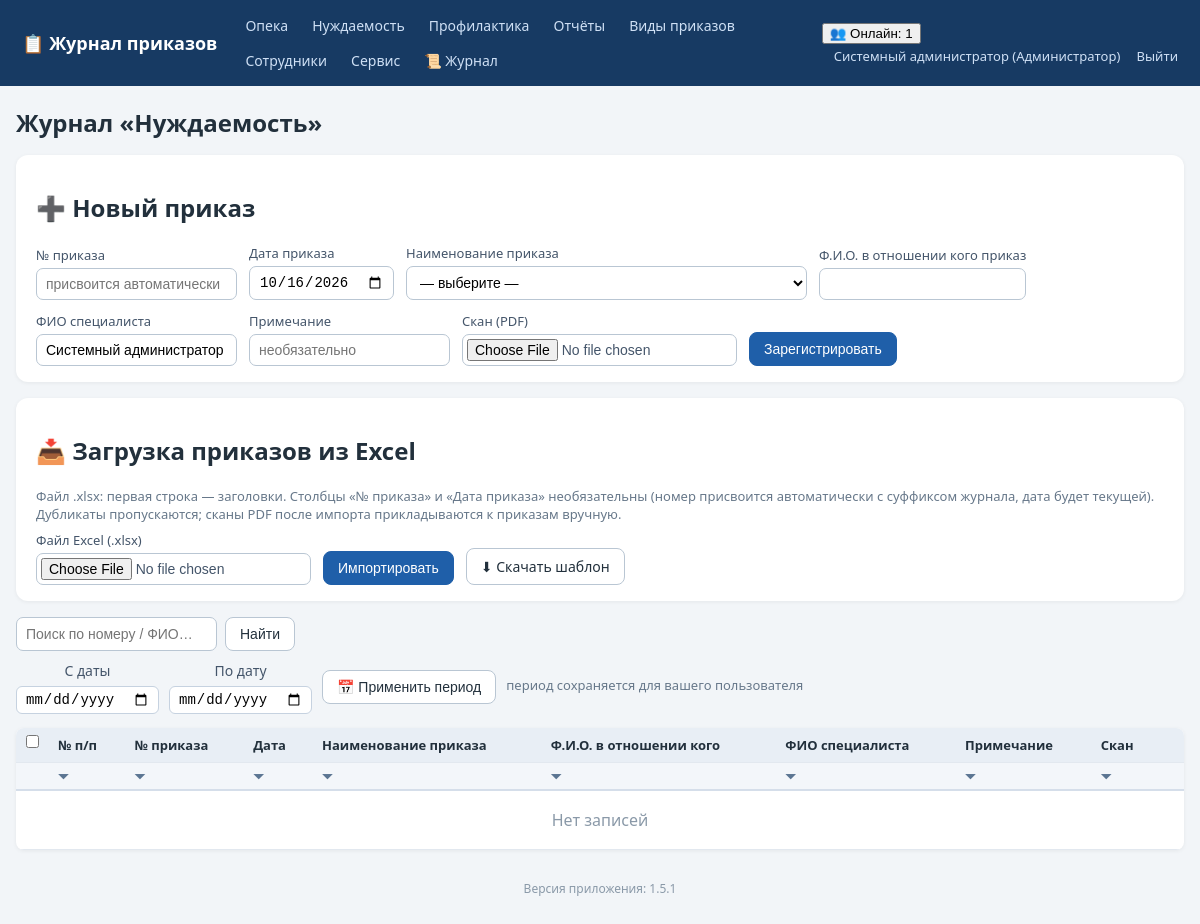
Screenshot of /journal/nuzhdaemost (signed in) with the database file from the repository.
### tables this page shows
CREATE TABLE employees (
    id INTEGER PRIMARY KEY AUTOINCREMENT,
    full_name TEXT NOT NULL,
    position TEXT NOT NULL DEFAULT '',
    login TEXT UNIQUE,
    password_hash TEXT,
    pwd_changed_at TEXT,           -- дата последней самостоятельной смены пароля
    role_id INTEGER REFERENCES roles(id)
);

CREATE TABLE roles (
    id INTEGER PRIMARY KEY AUTOINCREMENT,
    name TEXT UNIQUE NOT NULL
);

### app.py (the view)
@app.route('/journal/<journal>')
def journal_list(journal):
    if journal not in JOURNAL_TYPES:
        abort(404)
    user = current_user()
    if not can_access_journal(user, journal):
        abort(403)
    q = request.args.get('q', '').strip()
    conn = get_db()
    p1, p2 = journal_period(conn, user['id'], journal, request.args)
    sql = ('SELECT o.*, t.name AS type_name FROM orders o '
           'LEFT JOIN order_types t ON t.id=o.order_type_id WHERE o.journal=?')
    params = [journal]
    if p1:
        sql += ' AND o.order_date>=?'
        params.append(p1)
    if p2:
        sql += ' AND o.order_date<=?'
        params.append(p2)
    if q:
        sql += ' AND (o.order_number LIKE ? OR o.person_fio LIKE ? OR o.specialist_fio LIKE ?)'
        like = f'%{q}%'
        params += [like, like, like]
    sql += (' ORDER BY o.order_date DESC, ' + _ORDER_NUM_SQL.format(col='o.order_number') +
            ' DESC, o.order_number DESC')
    rows = conn.execute(sql, params).fetchall()
    types = conn.execute('SELECT * FROM order_types WHERE kind=? ORDER BY name',
                         (journal,)).fetchall()
    today = date.today().isoformat()
    conn.close()
    return render_template('journal.html', journal=journal, title=JOURNAL_TITLES[journal],
                           rows=rows, types=types, today=today, q=q, p1=p1, p2=p2)

### app.py (called while the page is built, shortened)
def has_request_context_safe():
    try:
        from flask import has_request_context
        return has_request_context()
    except Exception:
        return False

def _session_signature(uid):
    raw = request.cookies.get(app.config['SESSION_COOKIE_NAME'], '')
    if not raw:
        return ''

def _db_touch_throttled(key, min_interval=10.0):
    now = time.time()
    last = _DB_TOUCH_TS.get(key, 0)
    if now - last >= min_interval:
        _DB_TOUCH_TS[key] = now
        return True
    return False

def db_cleanup_active_sessions(cutoff):
    try:
        conn = get_db()
        conn.execute('DELETE FROM active_sessions WHERE last_seen < ?', (cutoff,))
        conn.commit()
        conn.close()
    except Exception:
        pass

def touch_active_session(uid):
    sid = _session_signature(uid)
    ip = request.remote_addr if has_request_context_safe() else ''
    now = time.time()
    with ACTIVE_SESSIONS_LOCK:
        ACTIVE_SESSIONS[(uid, sid)] = {'last_seen': now, 'ip': ip}
    if _db_touch_throttled((uid, sid)):
        db_touch_active_session(uid, sid, ip)

def cleanup_active_sessions():
    cutoff = time.time() - ACTIVE_TIMEOUT
    with ACTIVE_SESSIONS_LOCK:
        expired = [k for k, v in ACTIVE_SESSIONS.items()
                   if v['last_seen'] < cutoff]
        for k in expired:
            del ACTIVE_SESSIONS[k]
    db_cleanup_active_sessions(cutoff)

@app.before_request
def _mark_tls_noise_context():
    try:
        from flask import g as _fg
        _tls_noise_ctx.g = _fg
    except Exception:
        pass

def get_db():
    conn = sqlite3.connect(DB_PATH)
    conn.row_factory = sqlite3.Row
    conn.execute('PRAGMA foreign_keys = ON')
    return conn

def current_user():
    uid = session.get('user_id')
    if not uid:
        return None
    conn = get_db()
    u = conn.execute('SELECT e.*, r.name AS role_name FROM employees e '
                     'LEFT JOIN roles r ON r.id=e.role_id WHERE e.id=?', (uid,)).fetchone()
    conn.close()
    return u

def can_access_journal(user, journal):
    if not user:
        return False
    if user['role_name'] in FULL_DATA_ROLES:  # админ и начальник — полный доступ
        return True
    return user['role_name'] in ROLE_ACCESS[journal]

def _valid_iso_date(s):
    try:
        d = date.fromisoformat((s or '').strip())
        return d.isoformat()
    except (ValueError, TypeError):
        return None

### templates/journal.html (shortened to what this page needs)
{% extends 'base.html' %}
{% block content %}
<h1>Журнал «{{ title }}»</h1>
<div class="panel">
  <h2>➕ Новый приказ</h2>
  <form method="post" action="{{ url_for('journal_create', journal=journal) }}" enctype="multipart/form-data">
    <label>№ приказа <input name="order_number" placeholder="присвоится автоматически"></label>
    <label>Дата приказа <input type="date" name="order_date" value="{{ today }}"></label>
    <label>Наименование приказа
      <select name="order_type_id" required>
        <option value="">— выберите —</option>
      </select>
    </label>
    <label>Ф.И.О. в отношении кого приказ <input name="person_fio" required></label>
    <label>ФИО специалиста <input name="specialist_fio" value="{{ cu.full_name if cu else '' }}"></label>
    <label>Примечание <input name="note" placeholder="необязательно"></label>
    <label>Скан (PDF) <input type="file" name="scan" accept=".pdf,application/pdf"></label>
    <button class="btn primary" type="submit">Зарегистрировать</button>
  </form>
</div>
<div class="panel no-print">
  <h2>📥 Загрузка приказов из Excel</h2>
  <p class="hint">Файл .xlsx: первая строка — заголовки. Столбцы «№ приказа» и «Дата приказа» необязательны
     (номер присвоится автоматически с суффиксом журнала, дата будет текущей). Дубликаты пропускаются;
     сканы PDF после импорта прикладываются к приказам вручную.</p>
  <form method="post" action="{{ url_for('journal_import', journal=journal) }}" enctype="multipart/form-data">
    <label>Файл Excel (.xlsx) <input type="file" name="file" accept=".xlsx" required></label>
    <button class="btn primary" type="submit">Импортировать</button>
    <a class="btn" href="{{ url_for('journal_template', journal=journal) }}">⬇ Скачать шаблон</a>
  </form>
</div>
<form method="get" class="searchbar no-print">
  <input name="q" value="{{ q }}" placeholder="Поиск по номеру / ФИО…">
  <button class="btn">Найти</button>
</form>
<form method="get" class="periodbar no-print" id="periodForm">
  <label>С даты <input type="date" name="d1" id="p_d1" value="{{ p1 or '' }}"></label>
  <label>По дату <input type="date" name="d2" id="p_d2" value="{{ p2 or '' }}"></label>
  <button class="btn" type="submit">📅 Применить период</button>
  <span class="hint">период сохраняется для вашего пользователя</span>
</form>
<table class="grid" id="journalTable">
  <tr>
    <th class="chk-col no-print"><input type="checkbox" id="chkAll" title="Выделить все строки"
        onclick="toggleAllChecked(this.checked)"></th>
    {% for h in ['№ п/п','№ приказа','Дата','Наименование приказа','Ф.И.О. в отношении кого','ФИО специалиста','Примечание','Скан'] %}
    <th class="sortable" data-sortcol="{{ loop.index0 + 1 }}" onclick="sortByColumn(this)"
        title="Сортировать по столбцу «{{ h }}»">{{ h }}</th>
    {% endfor %}
    <th class="no-print"></th>
  </tr>
  <tr class="filter-row no-print">
    <th class="no-print"></th>
    {% for h in ['№ п/п','№ приказа','Дата','Наименование приказа','Ф.И.О. в отношении кого','ФИО специалиста','Примечание','Скан'] %}
    <th class="filter-cell">
      <span class="funnel" onclick="toggleFilter(this)" title="Фильтр по столбцу «{{ h }}»">⏷</span>
    </th>
    {% endfor %}
    <th class="no-print"></th>
  </tr>
  {% if not rows %}<tr class="empty-row"><td colspan="10" class="empty">Нет записей</td></tr>{% endif %}
</table>
{% endblock %}

### templates/base.html (shortened to what this page needs)
<!DOCTYPE html>
<html lang="ru">
<head>
<link rel="stylesheet" href="{{ url_for('static', filename='style.css') }}">
</head>
<body>
<header class="topbar no-print">
  <div class="brand"><a href="{{ url_for('index') }}">📋 Журнал приказов</a></div>
  <nav>
    {% for j, t in accessible_journals %}
      <a href="{{ url_for('journal_list', journal=j) }}">{{ t }}</a>
    {% endfor %}
    {% if cu and cu.role_name in ['Администратор','Начальник отдела','Куратор'] %}
      <a href="{{ url_for('reports') }}">Отчёты</a>
    {% endif %}
    <a href="{{ url_for('order_types') }}">Виды приказов</a>
    {% if cu and cu.role_name == 'Администратор' %}
      <a href="{{ url_for('employees') }}">Сотрудники</a>
      <a href="{{ url_for('service') }}">Сервис</a>
      <a href="{{ url_for('logs_view') }}" title="Журнал логирования">📜 Журнал</a>
    {% endif %}
  </nav>
  <div class="userbox">
    {% if cu %}
      {% if active_users is not none %}
        <div class="online" id="onlineBox" title="Сотрудники, работавшие в системе за последние {{ (active_timeout // 60) or 1 }} мин. Обновляется автоматически.">
          <button type="button" class="online-toggle" onclick="toggleOnline()">👥 Онлайн: {{ active_users|length }}</button>
        </div>
      {% endif %}
      <a href="{{ url_for('profile') }}" title="Сменить пароль">{{ cu.full_name }} ({{ cu.role_name }})</a>
      <a href="{{ url_for('logout') }}">Выйти</a>
    {% endif %}
  </div>
</header>
<main class="container">
  {% block content %}{% endblock %}
</main>
<footer class="foot no-print">Версия приложения: {{ app_version }}</footer>
</body>
</html>

### static/style.css (style rules this page uses)
:root { --bs:#1f5fa9;--bg:#f2f5f8;--tx:#22303c; }
* { box-sizing:border-box }
body { margin:0;font-family:"Segoe UI",Arial,sans-serif;background:var(--bg);color:var(--tx); }
a { color:var(--bs); }
.topbar { display:flex;align-items:center;gap:18px;flex-wrap:wrap;background:#173a63;color:#fff;padding:10px 22px; }
.topbar .brand a { color:#fff;font-weight:700;font-size:18px;text-decoration:none; }
.topbar nav { display:flex;gap:4px;flex-wrap:wrap;flex:1; }
.topbar nav a { color:#cfe0f5;text-decoration:none;padding:6px 10px;border-radius:6px;font-size:14px; }
.userbox a { color:#cfe0f5;text-decoration:none;font-size:13px;margin-left:12px; }
.container { max-width:1200px;margin:20px auto;padding:0 16px; }
h1 { font-size:24px; }
.panel { background:#fff;border-radius:12px;padding:16px 20px;margin:16px 0;box-shadow:0 1px 4px rgba(0,0,0,.06); }
.panel form { display:flex;flex-wrap:wrap;gap:12px;align-items:end; }
label { display:flex;flex-direction:column;font-size:13px;gap:4px;color:#44556a; }
input,select { padding:7px 9px;border:1px solid #b9c6d3;border-radius:7px;font-size:14px;background:#fff; }
input[type=file] { padding:4px; }
.btn { display:inline-block;padding:8px 14px;border-radius:8px;border:1px solid #b9c6d3;background:#fff;color:var(--tx);cursor:pointer;font-size:14px;text-decoration:none; }
.btn.primary { background:var(--bs);border-color:var(--bs);color:#fff; }
table.grid { width:100%;border-collapse:collapse;background:#fff;margin:14px 0;box-shadow:0 1px 4px rgba(0,0,0,.06);border-radius:8px;overflow:hidden; }
.grid th { background:#e8eef5;font-size:13px;text-align:left; }
.grid th,.grid td { padding:8px 10px;border-bottom:1px solid #e2e8ef;vertical-align:top; }
.grid .empty { text-align:center;color:#8a99a8;padding:18px; }
.searchbar { display:flex;gap:8px;margin:10px 0; }
.foot { text-align:center;color:#8a99a8;font-size:12px;margin:30px 0; }
.hint { color:#67788a;font-size:13px;margin:4px 0 8px 0; }
.filter-row th { background:#f3f6fa;padding:4px 6px;border-bottom:2px solid #d5deea; }
.funnel { cursor:pointer;color:#5b7592;font-size:13px;user-select:none;padding:0 4px; }
th.sortable { cursor:pointer;user-select:none;white-space:nowrap; }
.periodbar { display:flex;flex-wrap:wrap;align-items:center;gap:10px;margin:6px 0 10px 0; }
.periodbar label { font-size:14px;display:inline-flex;align-items:center;gap:6px; }
.periodbar input[type=date] { padding:4px 8px;border:1px solid #c6d2e0;border-radius:6px;font-size:14px; }
.chk-col { width:28px;text-align:center;padding:4px 6px!important; }

### rows the page displays
employees: full_name "Системный администратор", specialist_fio "Системный администратор"
roles: role_name "Администратор"

### other values shown
{{ t }} "Опека" "Нуждаемость" "Профилактика"
{{ active_users|length }} "1"
{{ title }} "Нуждаемость"
{{ h }} "№ п/п" "№ приказа" "Дата" "Наименование приказа" "Ф.И.О. в отношении кого" "ФИО специалиста" "Примечание" "Скан"
{{ app_version }} "1.5.1"
